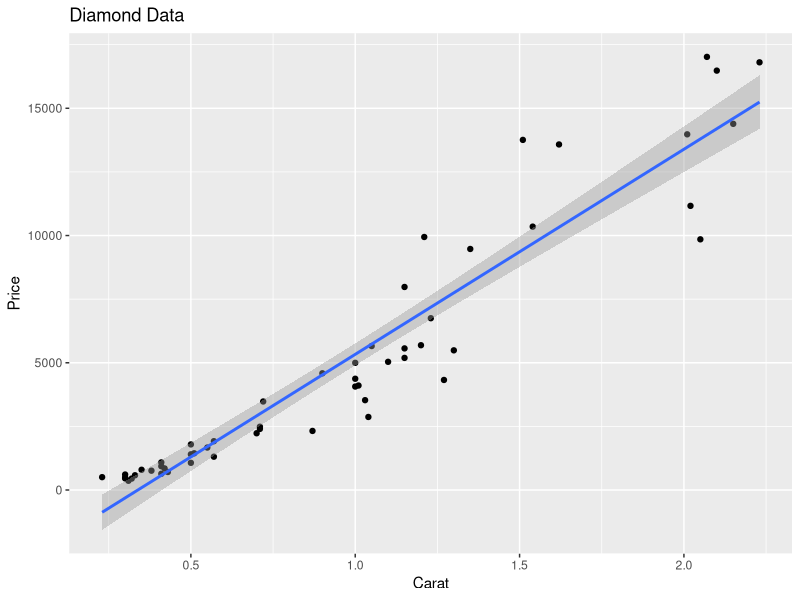
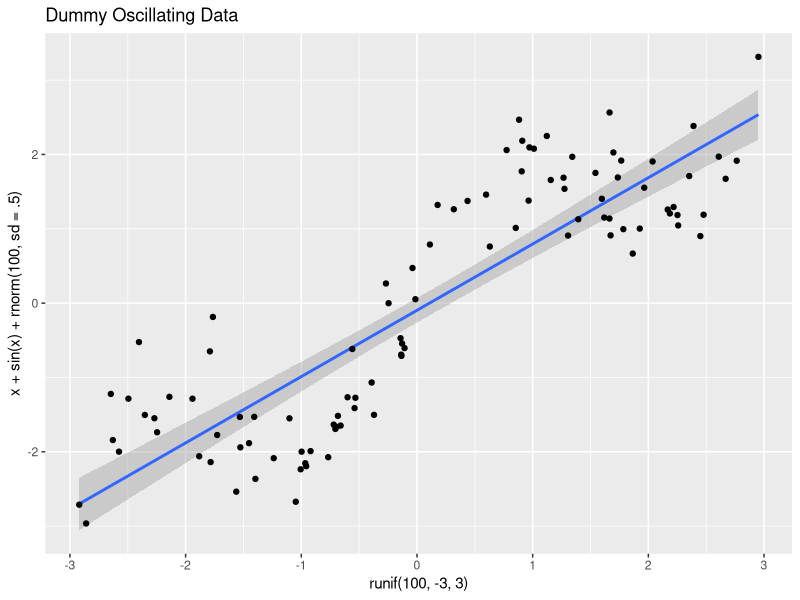
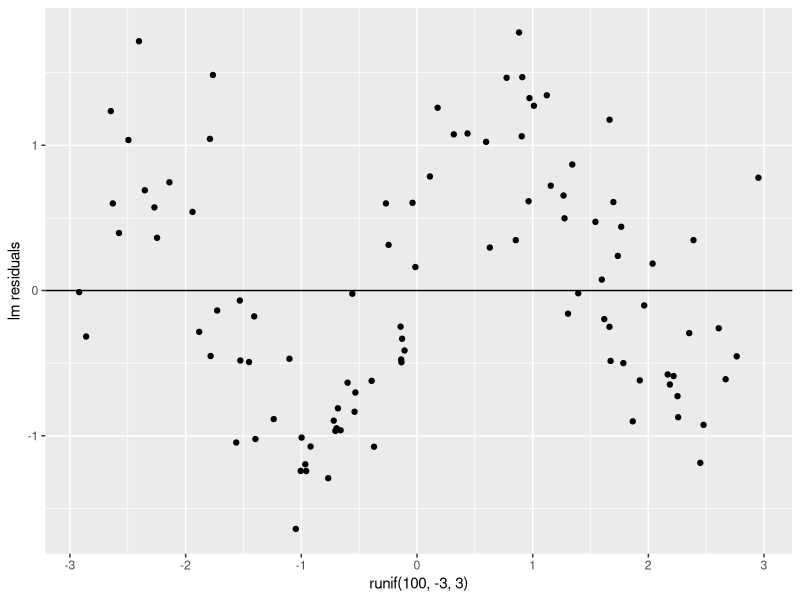
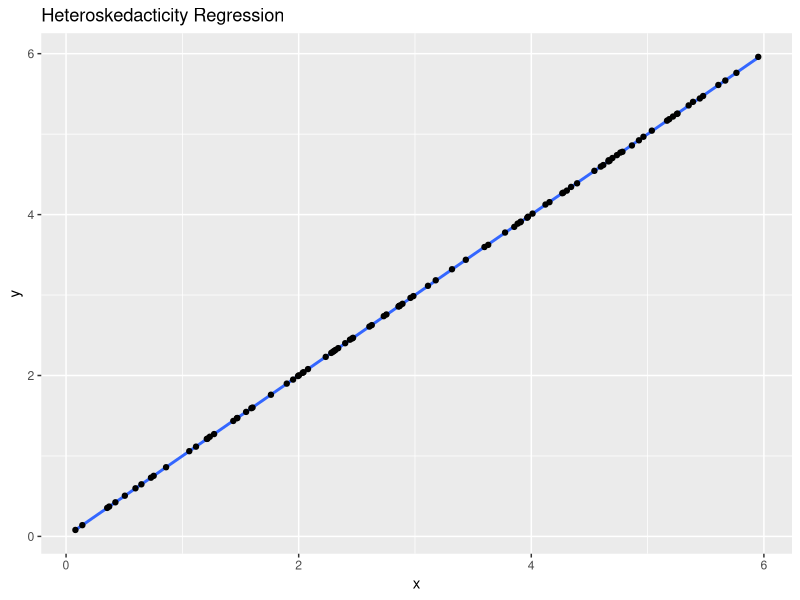
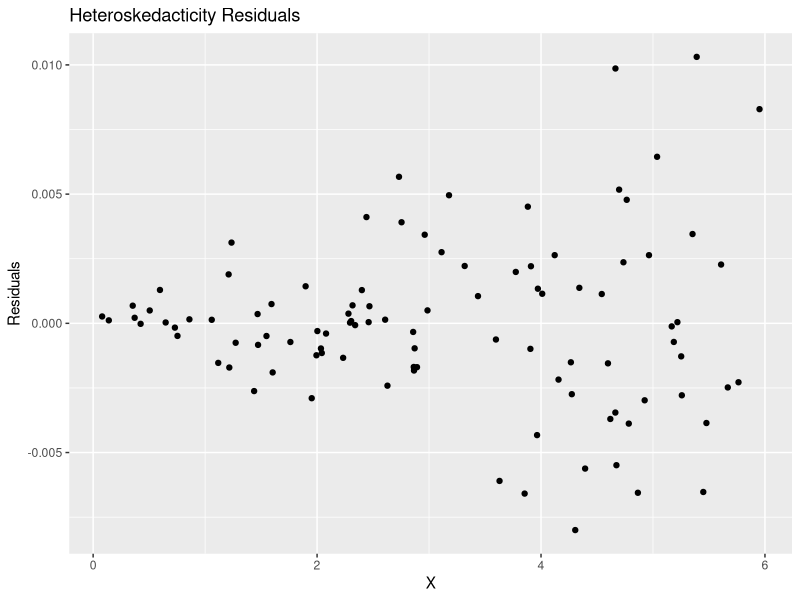
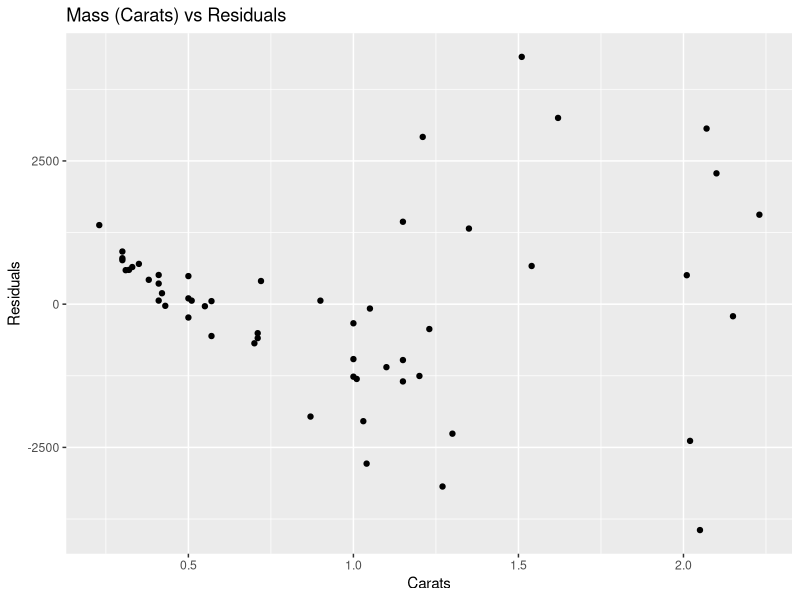
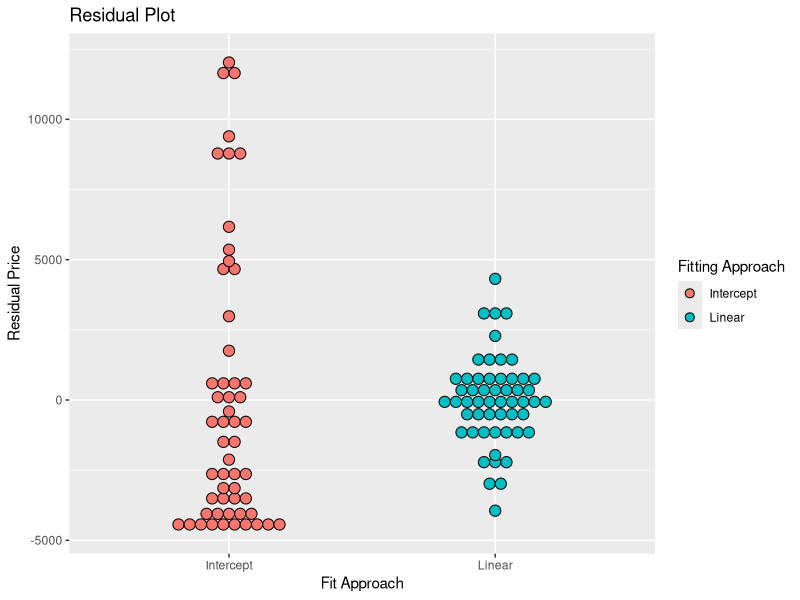
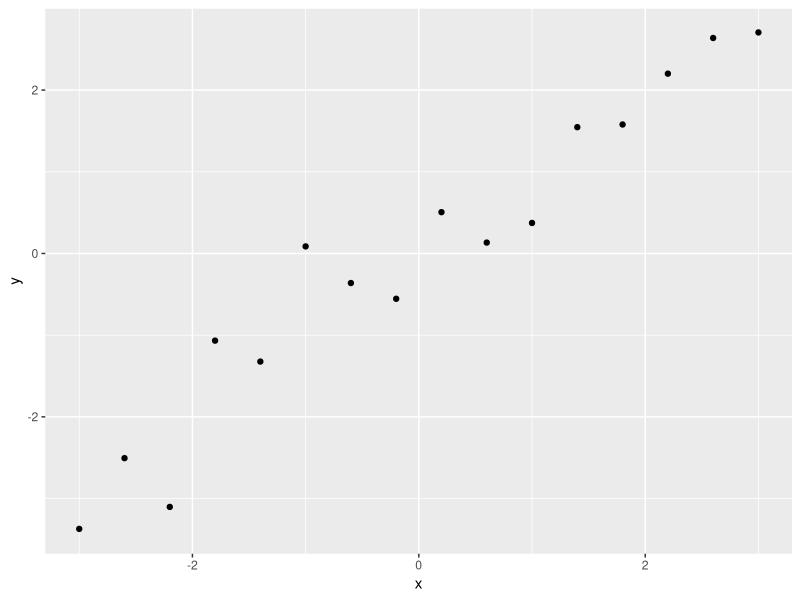

Generate these figures, in order, with R:
## ---- chunk 1
library(tidyverse)
library(broom)
knitr::opts_chunk$set(echo = TRUE)
library(kableExtra)
## ---- chunk 2
set.seed(1)
diamond_smpl <- diamonds %>% sample_frac(.001)

diamond_smpl %>%
    ggplot(aes(carat, price)) +
    geom_point() +
    geom_smooth(method = 'lm') +
    labs(title = 'Diamond Data', x = 'Carat', y = 'Price')
## ---- chunk 3
diamond_smpl %>%
    summarise(variance = var(price))
## ---- chunk 4
set.seed(1)
oscillating <-
    tibble(
        x = runif(100, -3, 3),
        y = x + sin(2*x) + rnorm(100, sd = .5)
    )

oscillating %>%
    ggplot(aes(x,y)) +
    geom_smooth(method = 'lm') +
    geom_point() +
    labs(
        title = 'Dummy Oscillating Data',
        x = 'runif(100, -3, 3)',
        y = 'x + sin(x) + rnorm(100, sd = .5)'
    )
## ---- chunk 5
oscillating %>%
    lm(y ~ x, data = .) %>%
    augment() %>%
    ggplot(aes(x, .resid)) +
    geom_point() +
    geom_hline(yintercept = 0) +
    labs(x = 'runif(100, -3, 3)', y = 'lm residuals')
## ---- chunk 6
set.seed(1)
heterosked <-
    tibble(
        x = runif(100, 0, 6),
        y = x + rnorm(100, mean = 0, sd = .001 * x)
    )

heterosked %>%
    ggplot(aes(x,y)) +
    geom_smooth(method = 'lm') +
    geom_point() +
    labs(title = 'Heteroskedacticity Regression')
## ---- chunk 7
heterosked %>%
    lm(y ~ x, data = .) %>%
    augment() %>%
    ggplot(aes(x, .resid)) +
    geom_point() +
    labs(
        title = 'Heteroskedacticity Residuals',
        x = 'X',
        y = 'Residuals'
    )
## ---- chunk 8
library(broom)
set.seed(1)

# Looking at the carats vs the residuals.
diamonds %>%
    sample_frac(.001) %>%
    lm(price ~ carat, data = .) %>%
    augment() %>%
    ggplot() +
    geom_point(aes(carat, .resid)) +
    labs(title = 'Mass (Carats) vs Residuals', x = 'Carats', y = 'Residuals')
## ---- chunk 9
set.seed(1)

diamonds %>%
    sample_frac(.001)  %>%
    do(
        Intercept = resid(lm(price ~ 1, data = .)),
        Linear = resid(lm(price ~ carat, data = .))
    ) %>%
    unnest() %>%
    gather(fit, residual) %>%
    ggplot(aes(fit, residual, fill = fit)) +
    geom_dotplot(binaxis = 'y',size = 2, stackdir = 'center', binwidth = 400) +
    labs(
        title = 'Residual Plot',
        x = 'Fit Approach',
        y = 'Residual Price',
        fill = 'Fitting Approach'
    )
## ---- chunk 10
diamond_fit <- diamonds %>%
    lm(price ~ carat, data = .)

diamond_fit %>% summary() %>% .$sigma

e <- resid(diamond_fit)
n <- length(e)
sqrt( sum( e^2 / (n - 2 ) ) )
## ---- chunk 11
conf_int <- tibble(
    x = seq(-3, 3, by = .4),
    y = x + rnorm(length(x), sd = .5)
)

conf_int %>%
    ggplot(aes(x,y)) +
    geom_point()

conf_int_fit <- conf_int %>% lm(y ~ x, data = .)
summary(conf_int_fit)
## ---- chunk 12
beta_1 <- summary(conf_int_fit)$coefficients[2,1]
beta_1_sigma_hat <- summary(conf_int_fit)$coefficients[2,2]

beta_1
beta_1_sigma_hat

beta_1 + c(-1,1) * qt(p = .975, df = 14) * beta_1_sigma_hat
## ---- chunk 13
x <- c(0.61, 0.93, 0.83, 0.35, 0.54, 0.16, 0.91, 0.62, 0.62)
y <- c(0.67, 0.84, 0.6, 0.18, 0.85, 0.47, 1.1, 0.65, 0.36)
## ---- chunk 14
# Fit the regression
lm(y ~ x, data = tibble(x = x, y - y)) %>%
    summary() %>%
    .$coef
## ---- chunk 15
lm(y ~ x, data = tibble(x = x, y - y)) %>%
    summary() %>%
    .$sigma
## ---- chunk 16
# Fit the regression
mtcars_lm <- mtcars %>%
    lm(mpg ~ wt, data = .)

predict(mtcars_lm, newdata = tibble(wt = mean(mtcars$wt)), interval = 'confidence')
## ---- chunk 17
predict(mtcars_lm, newdata = tibble(wt = 3), interval = 'prediction')
## ---- chunk 18
mtcars_ci <-
    mtcars %>%
    lm(mpg ~ wt, data = .) %>%
    confint()

mtcars_ci

mtcars_ci * 2
## ---- chunk 19
set.seed(1)
x = -10:10
y = x + rnorm(length(x))

lm(y ~ x, data = tibble(x = 3*x, y = y)) %>% coef()
lm(y ~ x, data = tibble(x = 3*x + 10, y = y)) %>% coef()
## ---- chunk 20
# Just fit the intercept and calculate the sum of squared errors
mtcar_intcpt_rss <- mtcars %>%
    lm(mpg ~ 1, data = .) %>%
    augment() %>%
    summarise(rss = sum(.resid^2)) %>%
    pull(rss)

# Now fit with the regressor
mtcar_regress_rss <- mtcars %>%
    lm(mpg ~ wt, data = .) %>%
    augment() %>%
    summarise(rss = sum(.resid^2)) %>%
    pull(rss)

# Calculate the ratio
mtcar_regress_rss / mtcar_intcpt_rss

# This is also 1 minus the R^2 value
r_sqr <-
    mtcars %>%
    lm(mpg ~ wt, data = .) %>%
    summary() %>%
    .$r.squared

1 - r_sqr
## ---- chunk 21
# With an intercept
mtcars %>%
    lm(mpg ~ wt, data = .) %>%
    augment() %>%
    summarise(residual_sum = sum(.resid)) %>%
    pull(residual_sum)

# Without an intercept
mtcars %>%
    lm(mpg ~ wt - 1, data = .) %>%
    augment() %>%
    summarise(residual_sum = sum(.resid)) %>%
    pull(residual_sum)
